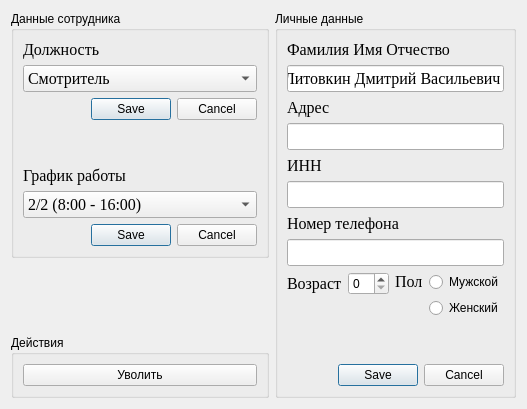
            <widget class="QWidget" name="Profile_2">
             <attribute name="title">
              <string>Профиль</string>
             </attribute>
             <layout class="QHBoxLayout" name="horizontalLayout_48">
              <item>
               <layout class="QVBoxLayout" name="verticalLayout_49">
                <item>
                 <widget class="QGroupBox" name="groupBox_7">
                  <property name="title">
                   <string>Данные сотрудника</string>
                  </property>
                  <layout class="QVBoxLayout" name="verticalLayout_46">
                   <item>
                    <layout class="QVBoxLayout" name="verticalLayout_25">
                     <item>
                      <widget class="QLabel" name="label_26">
                       <property name="font">
                        <font>
                         <family>Georgia</family>
                         <pointsize>12</pointsize>
                        </font>
                       </property>
                       <property name="text">
                        <string>Должность</string>
                       </property>
                      </widget>
                     </item>
                     <item>
                      <widget class="QComboBox" name="comboBox_6">
                       <property name="font">
                        <font>
                         <family>Georgia</family>
                         <pointsize>12</pointsize>
                        </font>
                       </property>
                       <item>
                        <property name="text">
                         <string>Смотритель</string>
                        </property>
                       </item>
                       <item>
                        <property name="text">
                         <string>Директор [виден только себе]</string>
                        </property>
                       </item>
                      </widget>
                     </item>
                     <item>
                      <widget class="QDialogButtonBox" name="buttonBox_3">
                       <property name="standardButtons">
                        <set>QDialogButtonBox::Cancel|QDialogButtonBox::Save</set>
                       </property>
                      </widget>
                     </item>
                    </layout>
                   </item>
                   <item>
                    <spacer name="verticalSpacer_17">
                     <property name="orientation">
                      <enum>Qt::Vertical</enum>
                     </property>
                     <property name="sizeHint" stdset="0">
                      <size>
                       <width>20</width>
                       <height>40</height>
                      </size>
                     </property>
                    </spacer>
                   </item>
                   <item>
                    <layout class="QVBoxLayout" name="verticalLayout_26">
                     <item>
                      <widget class="QLabel" name="label_27">
                       <property name="font">
                        <font>
                         <family>Georgia</family>
                         <pointsize>12</pointsize>
                        </font>
                       </property>
                       <property name="text">
                        <string>График работы</string>
                       </property>
                      </widget>
                     </item>
                     <item>
                      <widget class="QComboBox" name="comboBox_7">
                       <property name="font">
                        <font>
                         <family>Georgia</family>
                         <pointsize>12</pointsize>
                        </font>
                       </property>
                       <item>
                        <property name="text">
                         <string>2/2 (8:00 - 16:00)</string>
                        </property>
                       </item>
                      </widget>
                     </item>
                     <item>
                      <widget class="QDialogButtonBox" name="buttonBox">
                       <property name="standardButtons">
                        <set>QDialogButtonBox::Cancel|QDialogButtonBox::Save</set>
                       </property>
                      </widget>
                     </item>
                    </layout>
                   </item>
                  </layout>
                  <zorder>label_27</zorder>
                  <zorder>verticalSpacer_17</zorder>
                 </widget>
                </item>
                <item>
                 <spacer name="verticalSpacer_9">
                  <property name="orientation">
                   <enum>Qt::Vertical</enum>
                  </property>
                  <property name="sizeHint" stdset="0">
                   <size>
                    <width>17</width>
                    <height>14</height>
                   </size>
                  </property>
                 </spacer>
                </item>
                <item>
                 <widget class="QGroupBox" name="groupBox_9">
                  <property name="title">
                   <string>Действия</string>
                  </property>
                  <layout class="QVBoxLayout" name="verticalLayout_48">
                   <item>
                    <widget class="QPushButton" name="pushButton_30">
                     <property name="text">
                      <string>Уволить</string>
                     </property>
                    </widget>
                   </item>
                  </layout>
                 </widget>
                </item>
               </layout>
              </item>
              <item>
               <widget class="QGroupBox" name="groupBox_8">
                <property name="title">
                 <string>Личные данные</string>
                </property>
                <layout class="QGridLayout" name="gridLayout_13">
                 <item row="0" column="0">
                  <layout class="QVBoxLayout" name="verticalLayout_27">
                   <item>
                    <widget class="QLabel" name="label_28">
                     <property name="font">
                      <font>
                       <family>Georgia</family>
                       <pointsize>12</pointsize>
                      </font>
                     </property>
                     <property name="text">
                      <string>Фамилия Имя Отчество</string>
                     </property>
                    </widget>
                   </item>
                   <item>
                    <widget class="QLineEdit" name="lineEdit_15">
                     <property name="font">
                      <font>
                       <family>Georgia</family>
                       <pointsize>12</pointsize>
                      </font>
                     </property>
                     <property name="text">
                      <string>Литовкин Дмитрий Васильевич</string>
                     </property>
                     <property name="readOnly">
                      <bool>true</bool>
                     </property>
                    </widget>
                   </item>
                  </layout>
                 </item>
                 <item row="1" column="0">
                  <layout class="QVBoxLayout" name="verticalLayout_28">
                   <item>
                    <widget class="QLabel" name="label_29">
                     <property name="font">
                      <font>
                       <family>Georgia</family>
                       <pointsize>12</pointsize>
                      </font>
                     </property>
                     <property name="text">
                      <string>Адрес</string>
                     </property>
                    </widget>
                   </item>
                   <item>
                    <widget class="QLineEdit" name="lineEdit_16">
                     <property name="font">
                      <font>
                       <family>Georgia</family>
                       <pointsize>12</pointsize>
                      </font>
                     </property>
                     <property name="readOnly">
                      <bool>true</bool>
                     </property>
                    </widget>
                   </item>
                  </layout>
                 </item>
                 <item row="2" column="0">
                  <layout class="QVBoxLayout" name="verticalLayout_29">
                   <item>
                    <widget class="QLabel" name="label_30">
                     <property name="font">
                      <font>
                       <family>Georgia</family>
                       <pointsize>12</pointsize>
                      </font>
                     </property>
                     <property name="text">
                      <string>ИНН</string>
                     </property>
                    </widget>
                   </item>
                   <item>
                    <widget class="QLineEdit" name="lineEdit_17">
                     <property name="font">
                      <font>
                       <family>Georgia</family>
                       <pointsize>12</pointsize>
                      </font>
                     </property>
                     <property name="inputMask">
                      <string>9999999999</string>
                     </property>
                     <property name="readOnly">
                      <bool>true</bool>
                     </property>
                    </widget>
                   </item>
                  </layout>
                 </item>
                 <item row="3" column="0">
                  <layout class="QVBoxLayout" name="verticalLayout_30">
                   <item>
                    <widget class="QLabel" name="label_31">
                     <property name="font">
                      <font>
                       <family>Georgia</family>
                       <pointsize>12</pointsize>
                      </font>
                     </property>
                     <property name="text">
                      <string>Номер телефона</string>
                     </property>
                    </widget>
                   </item>
                   <item>
                    <widget class="QLineEdit" name="lineEdit_18">
                     <property name="font">
                      <font>
                       <family>Georgia</family>
                       <pointsize>12</pointsize>
                      </font>
                     </property>
                     <property name="readOnly">
                      <bool>true</bool>
                     </property>
                    </widget>
                   </item>
                  </layout>
                 </item>
                 <item row="4" column="0">
                  <layout class="QHBoxLayout" name="horizontalLayout_15">
                   <item>
                    <layout class="QVBoxLayout" name="verticalLayout_31">
                     <item>
                      <layout class="QHBoxLayout" name="horizontalLayout_16">
                       <item>
                        <widget class="QLabel" name="label_32">
                         <property name="font">
                          <font>
                           <family>Georgia</family>
                           <pointsize>12</pointsize>
                          </font>
                         </property>
                         <property name="text">
                          <string>Возраст</string>
                         </property>
                        </widget>
                       </item>
                       <item>
                        <widget class="QSpinBox" name="spinBox_4"/>
                       </item>
                      </layout>
                     </item>
                     <item>
                      <spacer name="verticalSpacer_10">
                       <property name="orientation">
                        <enum>Qt::Vertical</enum>
                       </property>
                       <property name="sizeHint" stdset="0">
                        <size>
                         <width>20</width>
                         <height>40</height>
                        </size>
                       </property>
                      </spacer>
                     </item>
                    </layout>
                   </item>
                   <item>
                    <layout class="QHBoxLayout" name="horizontalLayout_17">
                     <item>
                      <layout class="QVBoxLayout" name="verticalLayout_32">
                       <item>
                        <widget class="QLabel" name="label_33">
                         <property name="font">
                          <font>
                           <family>Georgia</family>
                           <pointsize>12</pointsize>
                          </font>
                         </property>
                         <property name="text">
                          <string>Пол</string>
                         </property>
                        </widget>
                       </item>
                       <item>
                        <spacer name="verticalSpacer_11">
                         <property name="orientation">
                          <enum>Qt::Vertical</enum>
                         </property>
                         <property name="sizeHint" stdset="0">
                          <size>
                           <width>20</width>
                           <height>40</height>
                          </size>
                         </property>
                        </spacer>
                       </item>
                      </layout>
                     </item>
                     <item>
                      <layout class="QVBoxLayout" name="verticalLayout_33">
                       <item>
                        <widget class="QRadioButton" name="radioButton_3">
                         <property name="text">
                          <string>Мужской</string>
                         </property>
                        </widget>
                       </item>
                       <item>
                        <widget class="QRadioButton" name="radioButton_4">
                         <property name="text">
                          <string>Женский</string>
                         </property>
                        </widget>
                       </item>
                       <item>
                        <spacer name="verticalSpacer_12">
                         <property name="orientation">
                          <enum>Qt::Vertical</enum>
                         </property>
                         <property name="sizeHint" stdset="0">
                          <size>
                           <width>20</width>
                           <height>40</height>
                          </size>
                         </property>
                        </spacer>
                       </item>
                      </layout>
                     </item>
                    </layout>
                   </item>
                  </layout>
                 </item>
                 <item row="5" column="0">
                  <widget class="QDialogButtonBox" name="buttonBox_2">
                   <property name="standardButtons">
                    <set>QDialogButtonBox::Cancel|QDialogButtonBox::Save</set>
                   </property>
                  </widget>
                 </item>
                </layout>
               </widget>
              </item>
             </layout>
            </widget>
